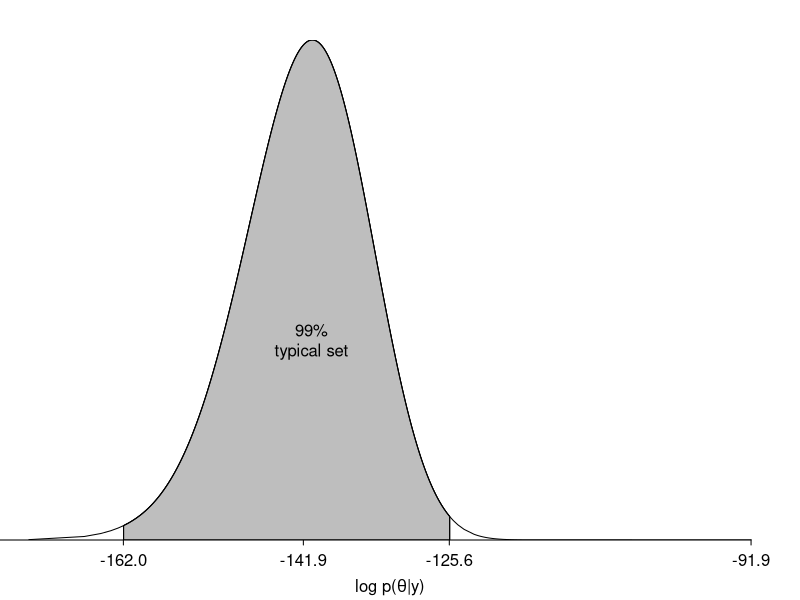

Write R code to recreate this figure.
# approximate typical set via simulations 
library(mvtnorm)
set.seed(123)
n_sims <- 1e4
d <- 100
theta <- rmvnorm(n_sims, rep(0, d), diag(d))
lp <- dmvnorm(theta, rep(0, d), diag(d), log=TRUE)
H <- - mean(lp)

print(quantile(lp, c(0.005, 0.995)))
typical <- lp > quantile(lp, 0.005) & lp < quantile(lp, 0.995)
theta_typical <- theta[typical,]


# plot of 99% typical set for 100-dimensional normal 
# using direct calculation on grid 
par(mar = c(3, 0, 2, 1), mgp = c(2, .5, 0), tck = -.01)
df <- 100
d <- 100
lp <- function(p, d = 100) {
  -0.5*(d*log(2*pi) + qchisq(p, d))
}
d_lp <- function(x, d = 100) {
  dchisq(-2*x - d*log(2*pi), d)
}
p_grid <- c(
  seq(0.00001, 0.0001, length = 100),
  seq(0.0001, 0.001, length = 100),
  seq(0.001, 0.9999, length = 1000)
)
lp_grid <- c(-0.5*d*log(2*pi), lp(p_grid))
d_lp_grid <- c(0, d_lp(lp(p_grid)))
plot(lp_grid, d_lp_grid, 
     ylab="", xlab=expression(paste("log p(", theta, "|y)")), 
     xaxt="n", yaxt="n", yaxs="i", 
     type="l", bty="n")
axis(1, c(-180, -162.0, -141.9, -125.6, -91.9))
p_typical <- seq(0.005, 0.995, length = 1000)
polygon(lp(c(min(p_typical), p_typical, max(p_typical))), 
        c(0, d_lp(lp(p_typical)), 0), col = "gray")
polygon(lp(c(min(p_typical), p_typical, max(p_typical))), 
        c(0, d_lp(lp(p_typical)), 0), density = 0, col = "black")
text(-141, 0.4*d_lp(-141), "99%\ntypical set")
